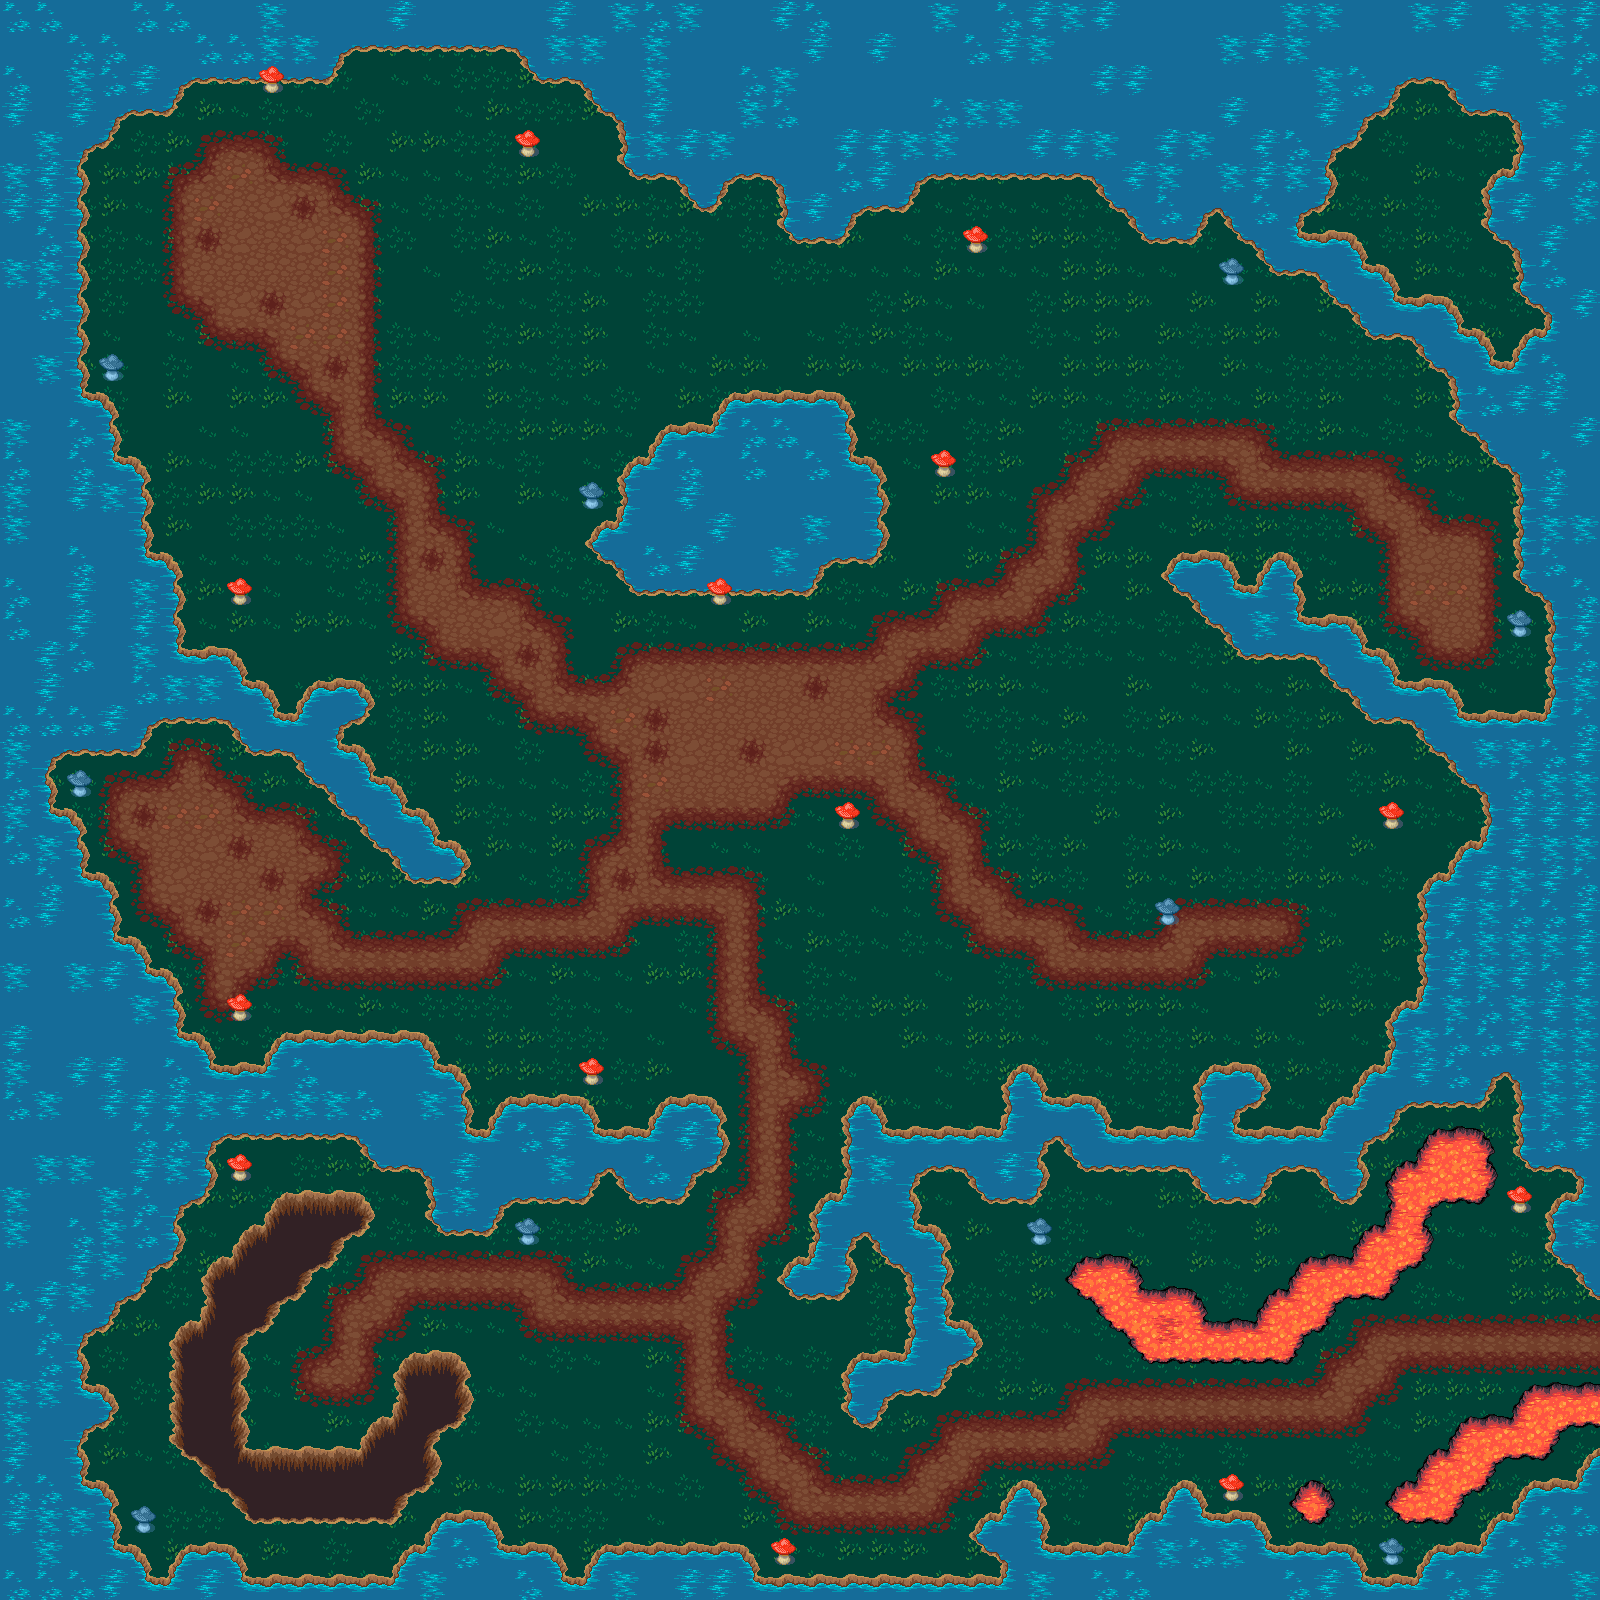

A 2D game scene composited from a Tiled map and its tileset images. What follows is a short description and the map's XML, with each tile layer's data collapsed to a summary:
An orthogonal 50x50 tile map with 32x32 px tiles, 5 tile layers (GroundTiles, TerrainTiles, AmbientTiles, Layer 4, ...), 9 tilesets.

<map version="2017.05.26" orientation="orthogonal" renderorder="right-down" width="50" height="50" tilewidth="32" tileheight="32" nextobjectid="1">
 <tileset firstgid="1" name="textures" tilewidth="32" tileheight="32" tilecount="56" columns="4">
  <image source="../textures/textures.png" width="128" height="448" />
 </tileset>
 <tileset firstgid="57" source="../textures/Terrain.tsx" />
 <tileset firstgid="1081" name="trees" tilewidth="32" tileheight="32" tilecount="256" columns="16">
  <image source="../textures/trees.png" width="512" height="512" />
 </tileset>
 <tileset firstgid="1337" source="city.tsx" />
 <tileset firstgid="1697" source="roofs3.tsx" />
 <tileset firstgid="1953" source="cliffs.tsx" />
 <tileset firstgid="2277" source="furniture2.tsx" />
 <tileset firstgid="2533" source="furniture1.tsx" />
 <tileset firstgid="2789" source="objects5.tsx" />
 <layer name="GroundTiles" width="50" height="50">
  <data>[2500 cells, 2500 non-empty, 4 distinct tile ids]</data>
 </layer>
 <layer name="TerrainTiles" width="50" height="50">
  <data>[2500 cells, 1634 non-empty, 59 distinct tile ids]</data>
 </layer>
 <layer name="AmbientTiles" width="50" height="50">
  <data>[2500 cells, 65 non-empty, 3 distinct tile ids]</data>
 </layer>
 <layer name="Layer 4" width="50" height="50">
  <data>[2500 cells, 0 non-empty, 0 distinct tile ids]</data>
 </layer>
 <layer name="Layer 5" width="50" height="50">
  <data>[2500 cells, 0 non-empty, 0 distinct tile ids]</data>
 </layer>
</map>
